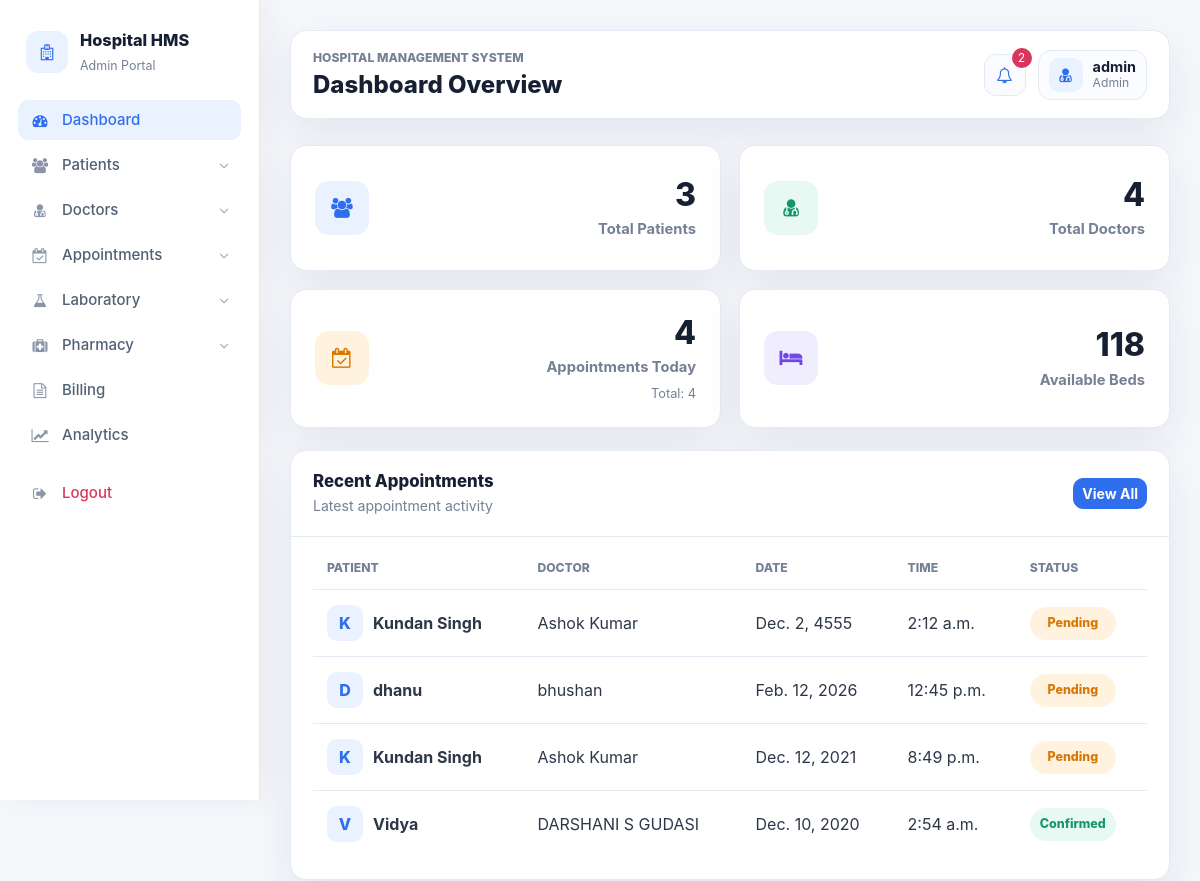
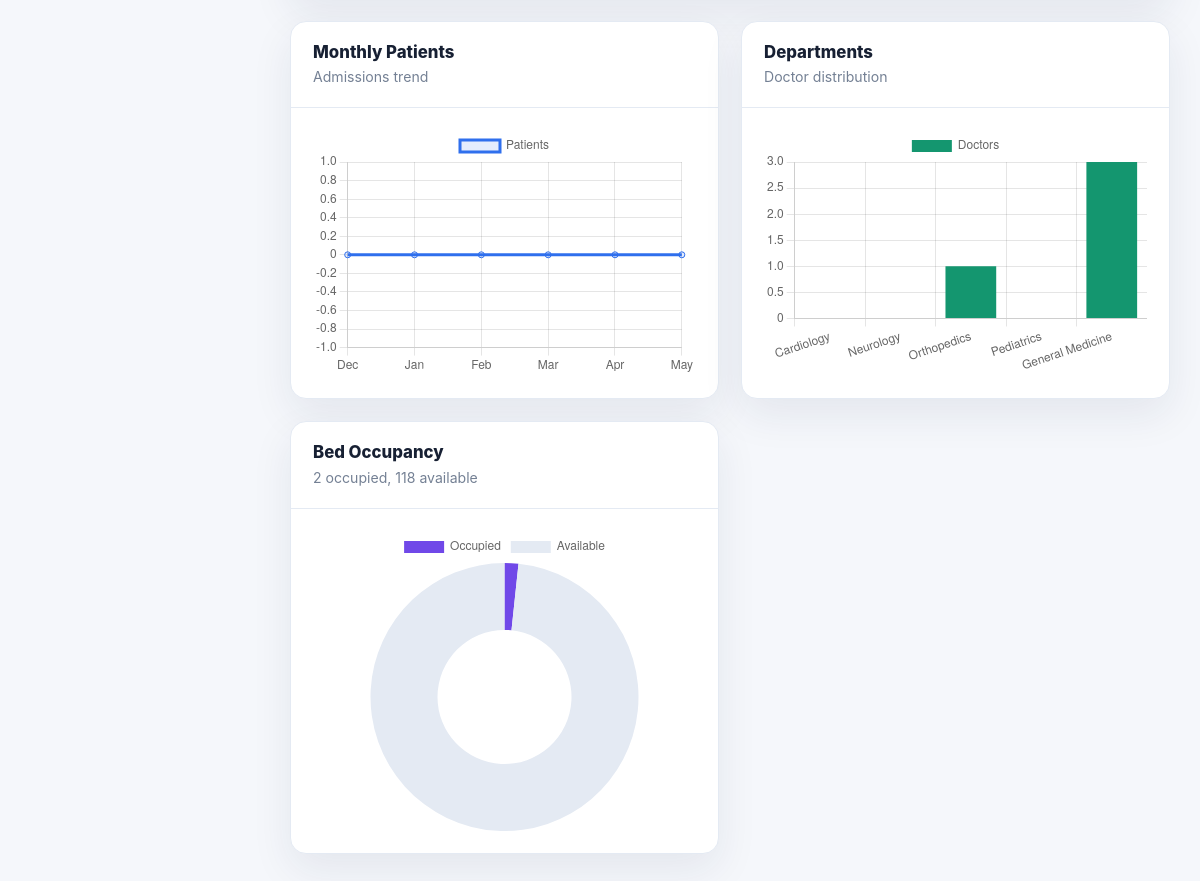
Before: /admin_home (signed in) with the older database file (2 pictures, top to bottom).
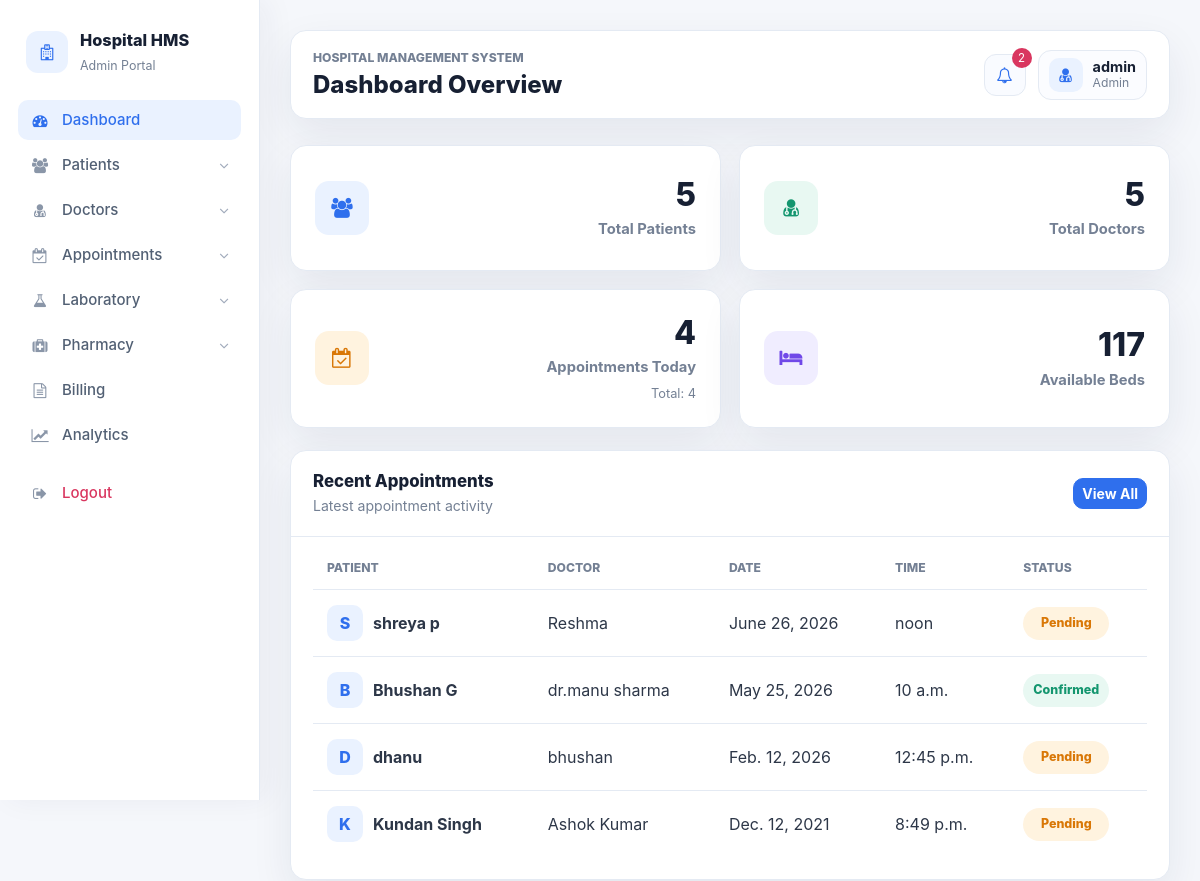
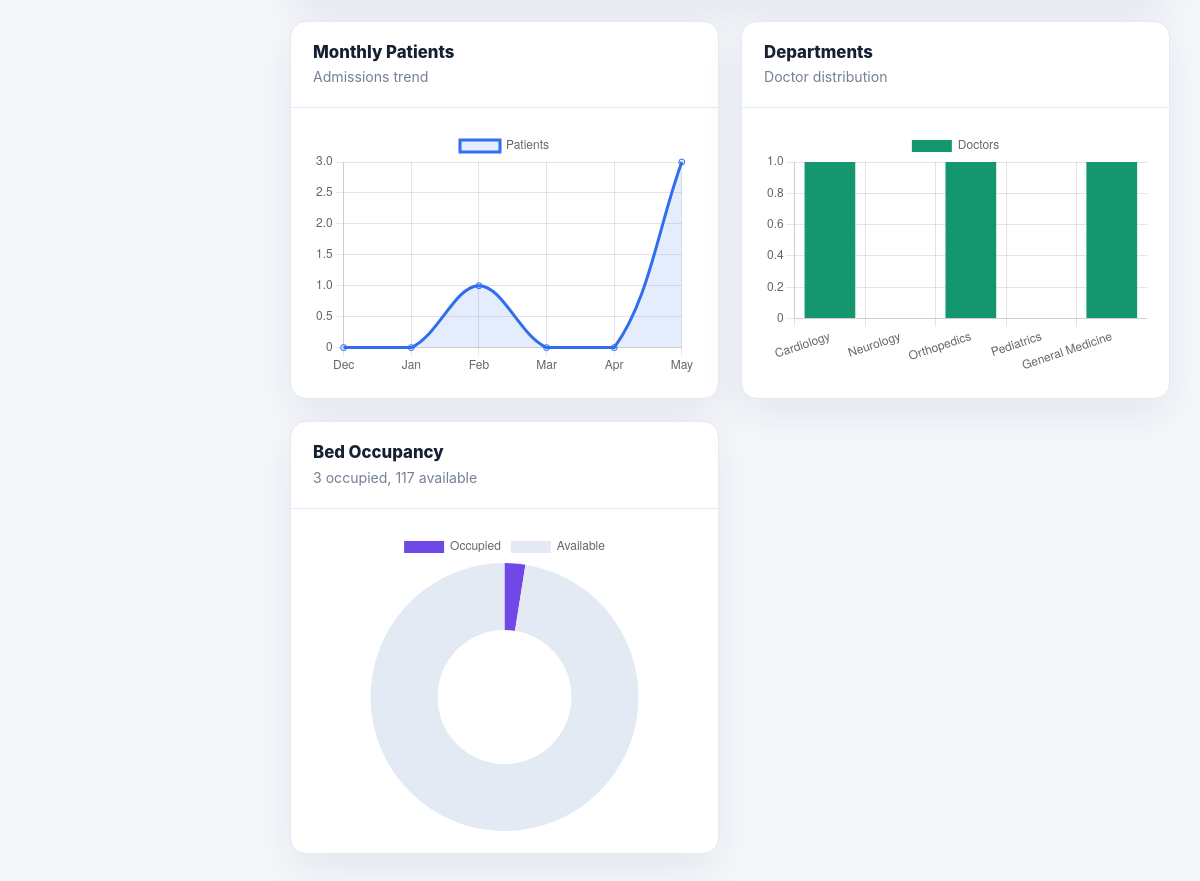
After: the same page with the newer database file (2 pictures, top to bottom).
### hospitals/models.py (models this page shows, shortened)
class Appointment(models.Model):
    STATUS_CHOICES = (
        ("Pending", "Pending"),
        ("Confirmed", "Confirmed"),
        ("Cancelled", "Cancelled"),
        ("Completed", "Completed"),
    )
    doctor = models.ForeignKey(Doctor,on_delete=models.CASCADE)
    patient = models.ForeignKey(Patient, on_delete=models.CASCADE)
    date1 = models.DateField()
    time1 = models.TimeField()
    token_number = models.CharField(max_length=20, blank=True, default="")
    status = models.CharField(max_length=20, choices=STATUS_CHOICES, default="Pending")

class Patient(models.Model):
    BLOOD_GROUP_CHOICES = (
        ("A+", "A+"),
        ("A-", "A-"),
        ("B+", "B+"),
        ("B-", "B-"),
        ("AB+", "AB+"),
        ("AB-", "AB-"),
        ("O+", "O+"),
        ("O-", "O-"),
    )
    WARD_CHOICES = (
        ("General Ward", "General Ward"),
        ("ICU", "ICU"),
        ("Emergency", "Emergency"),
        ("Pediatrics", "Pediatrics"),
        ("Maternity", "Maternity"),
        ("Private Room", "Private Room"),
    )
    name = models.CharField(max_length=50)
    patient_id = models.CharField(max_length=20, blank=True, default="")
    age = models.PositiveIntegerField(null=True, blank=True)
    gender = models.CharField(max_length=10)
    mobile = models.IntegerField(null=True)
    blood_group = models.CharField(max_length=5, choices=BLOOD_GROUP_CHOICES, blank=True, default="")
    disease = models.CharField(max_length=100, blank=True, default="")
    admission_date = models.DateField(null=True, blank=True)
    address = models.CharField(max_length=50)
    ward = models.CharField(max_length=50, choices=WARD_CHOICES, null=True, blank=True)

class Doctor(models.Model):
    DEPARTMENT_CHOICES = (
        ("Cardiology", "Cardiology"),
        ("Neurology", "Neurology"),
        ("Orthopedics", "Orthopedics"),
        ("Pediatrics", "Pediatrics"),
        ("General Medicine", "General Medicine"),
    )
    AVAILABILITY_CHOICES = (
        ("Available", "Available"),
        ("On Duty", "On Duty"),
        ("Unavailable", "Unavailable"),
    )
    name = models.CharField(max_length=50)
    mobile = models.IntegerField()
    special = models.CharField(max_length=50)
    department = models.CharField(max_length=50, choices=DEPARTMENT_CHOICES, default="General Medicine")
    qualification = models.CharField(max_length=80, blank=True, default="")
    availability = models.CharField(max_length=20, choices=AVAILABILITY_CHOICES, default="Available")
    assigned_patients = models.PositiveIntegerField(default=0)

### hospitals/views.py (the view)
# urls.py: path('admin_home', admin_home, name='admin_home'),
def admin_home(request):
    redirect_response = require_dashboard_access(request)
    if redirect_response:
        return redirect_response
    today = timezone.localdate()
    dc = Doctor.objects.count()
    pc = Patient.objects.count()
    ac = Appointment.objects.count()
    dept = Doctor.objects.values_list('special', flat=True).distinct().count()
    appointments_today_count = Appointment.objects.filter(date1=today).count()
    today_appointments = appointments_today_count if appointments_today_count else ac
    total_beds = 120
    admitted_patients = Patient.objects.exclude(ward__isnull=True).exclude(ward__exact="").count()
    available_beds = max(total_beds - admitted_patients, 0)
    lab_reports = LabReport.objects.count()
    pharmacy_medicines = Medicine.objects.count()
    low_stock_count = Medicine.objects.filter(stock__lte=15).count()
    unread_notifications = Contact.objects.filter(isread="no").count()
    upcoming_qs = Appointment.objects.order_by('date1', 'time1')[:5]
    upcoming_appointments = []
    for appointment in upcoming_qs:
        upcoming_appointments.append({
            'patient': appointment.patient.name,
            'doctor': appointment.doctor.name,
            'department': appointment.doctor.special,
            'date': appointment.date1,
            'time': appointment.time1,
            'status': appointment.status or ('Confirmed' if appointment.date1 >= today else 'Pending'),
            'token': appointment.token_number or f'TKN-{appointment.id:03d}',
        })
    activities = []
    for patient in Patient.objects.order_by('-id')[:2]:
        activities.append({
            'title': f'Patient registered: {patient.name}',
            'subtitle': 'New patient added to the system',
            'time': 'Just now',
            'icon': 'fa-user-plus',
            'badge': 'info'
        })
    for appointment in Appointment.objects.order_by('-date1', '-time1')[:2]:
        activities.append({
            'title': f'Appointment booked for {appointment.patient.name}',
            'subtitle': f'{appointment.doctor.name} • {appointment.doctor.special}',
            'time': appointment.date1.strftime('%b %d'),
            'icon': 'fa-calendar-check-o',
            'badge': 'success'
        })
    for doctor in Doctor.objects.order_by('-id')[:1]:
        activities.append({
            'title': f'Doctor added: {doctor.name}',
            'subtitle': f'Specialty: {doctor.special}',
            'time': '1 hour ago',
            'icon': 'fa-user-md',
            'badge': 'warning'
        })
    month_labels = []
    month_counts = []
    appointment_trend_counts = []
    for delta in range(5, -1, -1):
        month_index = today.month - delta
        year = today.year + ((month_index - 1) // 12)
        month = ((month_index - 1) % 12) + 1
        label_date = date(year, month, 1)
        month_labels.append(label_date.strftime('%b'))
        month_counts.append(Patient.objects.filter(admission_date__year=year, admission_date__month=month).count())
        appointment_trend_counts.append(Appointment.objects.filter(date1__year=year, date1__month=month).count())
    departments = ["Cardiology", "Neurology", "Orthopedics", "Pediatrics", "General Medicine"]
    department_counts = [Doctor.objects.filter(department=department).count() for department in departments]
    bed_occupied_percent = int((admitted_patients / total_beds) * 100) if total_beds else 0
    patient_roster = Patient.objects.order_by('-id')[:8]
    doctor_roster = Doctor.objects.order_by('department', 'name')[:8]
    appointment_roster = Appointment.objects.order_by('-date1', '-time1')[:8]
    medicine_inventory = Medicine.objects.order_by('expiry_date', 'name')[:8]
    lab_report_rows = LabReport.objects.select_related('patient').order_by('-created_at')[:8]
    context = {
        'user_role': selected_role(request),
        'dc': dc,
        'pc': pc,
        'ac': ac,
        'dept': dept,
        'today_appointments': today_appointments,
        'available_beds': available_beds,
        'total_beds': total_beds,
        'admitted_patients': admitted_patients,
        'lab_reports': lab_reports,
        'pharmacy_medicines': pharmacy_medicines,
        'low_stock_count': low_stock_count,
        'unread_notifications': unread_notifications,
        'upcoming_appointments': upcoming_appointments,
        'recent_activities': activities,
        'patient_roster': patient_roster,
        'doctor_roster': doctor_roster,
        'appointment_roster': appointment_roster,
        'medicine_inventory': medicine_inventory,
        'lab_report_rows': lab_report_rows,
        'patient_overview_labels': json.dumps(month_labels),
        'patient_overview_counts': json.dumps(month_counts),
        'department_labels': json.dumps(departments),
        'department_counts': json.dumps(department_counts),
        'appointment_trend_counts': json.dumps(appointment_trend_counts),
        'bed_occupancy_counts': json.dumps([admitted_patients, available_beds]),
        'bed_occupied_percent': bed_occupied_percent
    }
    return render(request,'admin_home.html', context)

### hospitals/templates/admin_home.html
{% extends "admin_nav.html" %}
{% block content %}
<section class="dashboard-grid">
  <div class="stats-grid">
    <a class="stat-card" href="{% url 'view_patient' %}">
      <span class="stat-icon soft-blue"><i class="fa fa-users"></i></span>
      <div>
        <h3>{{ pc|default:0 }}</h3>
        <p>Total Patients</p>
      </div>
    </a>
    <a class="stat-card" href="{% url 'view_doctor' %}">
      <span class="stat-icon soft-green"><i class="fa fa-user-md"></i></span>
      <div>
        <h3>{{ dc|default:0 }}</h3>
        <p>Total Doctors</p>
      </div>
    </a>
    <a class="stat-card" href="{% url 'view_appointment' %}">
      <span class="stat-icon soft-orange"><i class="fa fa-calendar-check-o"></i></span>
      <div>
        <h3>{{ today_appointments|default:0 }}</h3>
        <p>Appointments Today</p>
        <small>Total: {{ ac|default:0 }}</small>
      </div>
    </a>
    <article class="stat-card">
      <span class="stat-icon soft-purple"><i class="fa fa-bed"></i></span>
      <div>
        <h3>{{ available_beds|default:0 }}</h3>
        <p>Available Beds</p>
      </div>
    </article>
  </div>
  <div class="module-grid">
    <section class="module-card full">
      <div class="module-header">
        <div>
          <h2>Recent Appointments</h2>
          <p>Latest appointment activity</p>
        </div>
        <a class="btn btn-primary btn-sm" href="{% url 'view_appointment' %}">View All</a>
      </div>
      <div class="module-body">
        <div class="table-responsive">
          <table class="erp-table">
            <thead>
              <tr>
                <th>Patient</th>
                <th>Doctor</th>
                <th>Date</th>
                <th>Time</th>
                <th>Status</th>
              </tr>
            </thead>
            <tbody>
              {% for appointment in appointment_roster %}
              <tr data-search-row>
                <td>
                  <div class="appointment-person">
                    <span class="avatar-initial">{{ appointment.patient.name|first|upper }}</span>
                    <strong>{{ appointment.patient.name }}</strong>
                  </div>
                </td>
                <td>{{ appointment.doctor.name }}</td>
                <td>{{ appointment.date1 }}</td>
                <td>{{ appointment.time1 }}</td>
                <td><span class="status-badge status-{{ appointment.status|lower }}">{{ appointment.status }}</span></td>
              </tr>
              {% empty %}
              <tr>
                <td colspan="5">No appointments found.</td>
              </tr>
              {% endfor %}
            </tbody>
          </table>
        </div>
      </div>
    </section>
    <section class="module-card third">
      <div class="module-header">
        <div>
          <h3>Monthly Patients</h3>
          <p>Admissions trend</p>
        </div>
      </div>
      <div class="module-body chart-wrap"><canvas id="patientChart"></canvas></div>
    </section>
    <section class="module-card third">
      <div class="module-header">
        <div>
          <h3>Departments</h3>
          <p>Doctor distribution</p>
        </div>
      </div>
      <div class="module-body chart-wrap"><canvas id="departmentChart"></canvas></div>
    </section>
    <section class="module-card third">
      <div class="module-header">
        <div>
          <h3>Bed Occupancy</h3>
          <p>{{ admitted_patients|default:0 }} occupied, {{ available_beds|default:0 }} available</p>
        </div>
      </div>
      <div class="module-body chart-wrap"><canvas id="bedChart"></canvas></div>
    </section>
  </div>
</section>
<script>
  const monthLabels = JSON.parse('{{ patient_overview_labels|escapejs }}');
  const patientCounts = JSON.parse('{{ patient_overview_counts|escapejs }}');
  const departmentLabels = JSON.parse('{{ department_labels|escapejs }}');
  const departmentCounts = JSON.parse('{{ department_counts|escapejs }}');
  const bedCounts = JSON.parse('{{ bed_occupancy_counts|escapejs }}');
  new Chart(document.getElementById('patientChart'), {
    type: 'line',
    data: {
      labels: monthLabels,
      datasets: [{
        label: 'Patients',
        data: patientCounts,
        borderColor: '#2f6fed',
        backgroundColor: 'rgba(47, 111, 237, 0.12)',
        tension: 0.35,
        fill: true
      }]
    },
    options: { responsive: true, maintainAspectRatio: false }
  });
  new Chart(document.getElementById('departmentChart'), {
    type: 'bar',
    data: {
      labels: departmentLabels,
      datasets: [{ label: 'Doctors', data: departmentCounts, backgroundColor: '#14966f' }]
    },
    options: { responsive: true, maintainAspectRatio: false }
  });
  new Chart(document.getElementById('bedChart'), {
    type: 'doughnut',
    data: {
      labels: ['Occupied', 'Available'],
      datasets: [{ data: bedCounts, backgroundColor: ['#7048e8', '#e4eaf3'], borderWidth: 0 }]
    },
    options: { responsive: true, maintainAspectRatio: false }
  });
</script>
{% endblock %}

### hospitals/templates/admin_nav.html (shortened to what this page needs)
<!DOCTYPE html>
{% load static %}
<html lang="en">
<head>
  <link rel="stylesheet" href="https://stackpath.bootstrapcdn.com/bootstrap/4.3.1/css/bootstrap.min.css">
  <link rel="stylesheet" href="https://maxcdn.bootstrapcdn.com/font-awesome/4.7.0/css/font-awesome.min.css">
  <link rel="stylesheet" href="{% static 'css/admin_dashboard.css' %}?v=20260514-portal">
</head>
<body class="erp-body">
  <div class="wrapper">
  <aside class="sidebar erp-sidebar" tabindex="0">
    <div class="sidebar-brand">
      <span class="brand-mark"><i class="fa fa-hospital-o"></i></span>
      <div>
        <strong>Hospital HMS</strong>
        <small>Admin Portal</small>
      </div>
    </div>
    <nav class="sidebar-nav">
      <a class="{% if request.resolver_match.url_name == 'admin_home' %}active{% endif %}" href="{% url 'admin_home' %}"><i class="fa fa-tachometer"></i><span>Dashboard</span></a>
      <div class="nav-group {% if request.resolver_match.url_name == 'add_patient' or request.resolver_match.url_name == 'view_patient' %}open{% endif %}">
        <button type="button"><i class="fa fa-users"></i><span>Patients</span><i class="fa fa-angle-down caret"></i></button>
      </div>
      <div class="nav-group {% if request.resolver_match.url_name == 'add_doctor' or request.resolver_match.url_name == 'view_doctor' %}open{% endif %}">
        <button type="button"><i class="fa fa-user-md"></i><span>Doctors</span><i class="fa fa-angle-down caret"></i></button>
      </div>
      <div class="nav-group {% if request.resolver_match.url_name == 'add_appointment' or request.resolver_match.url_name == 'view_appointment' %}open{% endif %}">
        <button type="button"><i class="fa fa-calendar-check-o"></i><span>Appointments</span><i class="fa fa-angle-down caret"></i></button>
      </div>
      <div class="nav-group {% if request.resolver_match.url_name == 'add_report' or request.resolver_match.url_name == 'view_reports' or request.resolver_match.url_name == 'download_reports' %}open{% endif %}">
        <button type="button"><i class="fa fa-flask"></i><span>Laboratory</span><i class="fa fa-angle-down caret"></i></button>
      </div>
      <div class="nav-group {% if request.resolver_match.url_name == 'add_medicine' or request.resolver_match.url_name == 'inventory' %}open{% endif %}">
        <button type="button"><i class="fa fa-medkit"></i><span>Pharmacy</span><i class="fa fa-angle-down caret"></i></button>
      </div>
      <a class="{% if request.resolver_match.url_name == 'create_bill' or request.resolver_match.url_name == 'payment_history' %}active{% endif %}" href="{% url 'create_bill' %}"><i class="fa fa-file-text-o"></i><span>Billing</span></a>
      <a class="{% if request.resolver_match.url_name == 'analytics' %}active{% endif %}" href="{% url 'analytics' %}"><i class="fa fa-line-chart"></i><span>Analytics</span></a>
    </nav>
    <a class="sidebar-logout" href="{% url 'logout' %}"><i class="fa fa-sign-out"></i> Logout</a>
  </aside>
  <div class="main-content erp-main">
    <nav class="top-navbar erp-topbar">
      <div>
        <p class="eyebrow">Hospital Management System</p>
        <h1>{{ title|default:"Dashboard Overview" }}</h1>
      </div>
      <div class="topbar-tools">
        <button class="topbar-icon" type="button" title="Notifications">
          <i class="fa fa-bell-o"></i>
          <span>{{ unread_notifications|default:"0" }}</span>
        </button>
        <div class="topbar-profile">
          <span><i class="fa fa-user-md"></i></span>
          <div>
            <strong>{{ request.user.username|default:"Admin" }}</strong>
            <small>{{ request.session.user_role|title|default:"Admin" }}</small>
          </div>
        </div>
      </div>
    </nav>
    <div class="content">
      {% block content %}
      {% endblock content %}
    </div>
  </div>
  </div>
</body>
</html>

Changed rows visible on the page:
removed Appointment: patient.name|first "K", patient.name "Kundan Singh", doctor.name "Ashok Kumar", date1 "Dec. 2, 4555", time1 "2:12 a.m.", status "Pending"
removed Appointment: patient.name|first "V", patient.name "Vidya", doctor.name "DARSHANI S GUDASI", date1 "Dec. 10, 2020", time1 "2:54 a.m.", status "Confirmed"
added Appointment: patient.name|first "S", patient.name "shreya p", doctor.name "Reshma", date1 "June 26, 2026", time1 "noon", status "Pending"
added Appointment: patient.name|first "B", patient.name "Bhushan G", doctor.name "dr.manu sharma", date1 "May 25, 2026", time1 "10 a.m.", status "Confirmed"
Other visible differences:
{{ pc|default:0 }}: "3" → "5"
{{ dc|default:0 }}: "4" → "5"
{{ available_beds|default:0 }}: "118" → "117"
chart data {{ patient_overview_counts|escapejs }}: [0, 0, 0, 0, 0, 0] → [0, 0, 1, 0, 0, 3]
chart data {{ department_counts|escapejs }}: [0, 0, 1, 0, 3] → [1, 0, 1, 0, 1]
chart data {{ bed_occupancy_counts|escapejs }}: [2, 118] → [3, 117]
{{ admitted_patients|default:0 }}: "2" → "3"
